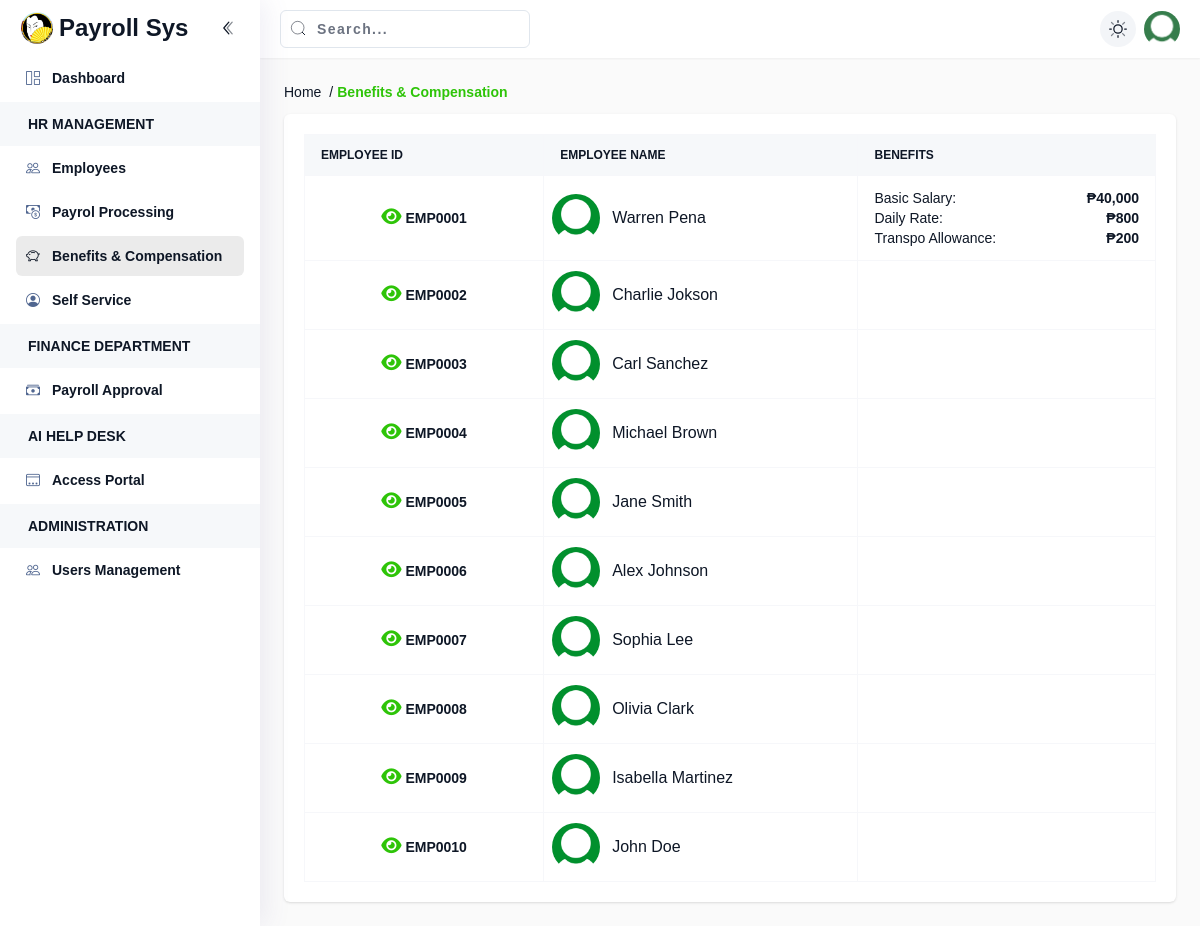
Screenshot of /benefits-compensation (signed in) with the database file from the repository.
### tables this page shows
CREATE TABLE `employees` (
  `id` int NOT NULL,
  `employee_id` char(30) NOT NULL,
  `firstname` varchar(25) DEFAULT NULL,
  `lastname` varchar(25) DEFAULT NULL,
  `profile` varchar(50) DEFAULT NULL,
  `email` varchar(50) DEFAULT NULL,
  `contact` varchar(15) DEFAULT NULL,
  `position` varchar(30) DEFAULT NULL,
  `birthdate` date DEFAULT NULL,
  `gender` varchar(10) DEFAULT NULL,
  `civil_status` varchar(10) DEFAULT NULL,
  `address` text,
  `sss` varchar(20) DEFAULT NULL,
  `tin` varchar(20) DEFAULT NULL,
  `philhealth` varchar(20) DEFAULT NULL,
  `pagibig` varchar(20) DEFAULT NULL,
  `status` varchar(25) DEFAULT NULL,
  `approved` tinyint(1) DEFAULT NULL,
  `created_at` datetime DEFAULT NULL,
  `updated_at` datetime DEFAULT NULL,
  `registered_at` datetime DEFAULT NULL
);

CREATE TABLE `benefits_compensation` (
  `id` int NOT NULL,
  `employee_id` char(30) NOT NULL,
  `type` varchar(30) NOT NULL,
  `amount` decimal(10,2) NOT NULL,
  `remark` varchar(30) NOT NULL,
  `created_at` datetime NOT NULL,
  `updated_at` datetime DEFAULT NULL,
  `updated_by` char(50) NOT NULL
);

### page/Benefits-compensation.php (called while the page is built)
<?php
    ViewPage("benefits", "list");
?>

### app/core/connection.php (called while the page is built)
<?php
return [
    "DB_HOST" => 'localhost',
    "DB_USER" => 'root',
    "DB_PASSWORD" => '',
    "DB_NAME" => 'payroll'
];

### app/core/database.php (called while the page is built, shortened)
<?php
class Database
{
	public $DB;
    private $DB_HOST;
    private $DB_USER;
    private $DB_PASSWORD;
    private $DB_NAME;
    function __construct()
    {
        $connection = include __DIR__ . '/connection.php';
        $this->DB_HOST = $connection['DB_HOST'] ?? 'localhost';
        $this->DB_USER = $connection['DB_USER'] ?? 'root';
        $this->DB_PASSWORD = $connection['DB_PASSWORD'] ?? '';
        $this->DB_NAME = $connection['DB_NAME'] ?? '';
    }
	public function DB_CONNECTION()
	{
        try{
            $this->DB = new mysqli($this->DB_HOST, $this->DB_USER, $this->DB_PASSWORD, $this->DB_NAME);
        }catch(Exception $e){
            die('
                <!DOCTYPE html>
                <html lang="en">
                    <head>
                        <meta charset="UTF-8">
                        <meta name="viewport" content="width=device-width, initial-scale=1.0">
                        <title>Application Error</title>
                        <link rel="stylesheet" href="https://cdn.jsdelivr.net/npm/bootstrap@5.3.0/dist/css/bootstrap.min.css">
                    </head>
                    <body class="min-vh-100 d-flex align-items-center">
                        <div class="container text-center">
                            <div class="row justify-content-center">
                                <div class="col-md-6">
                                    <p class="lead">Something went wrong</p>
                                    <p class="mb-1 small">We\'re sorry, but an unexpected error occurred.</p>
                                    <code>'.$e->getMessage().'</code>
                                </div>
                            </div>
                        </div>
                    </body>
                </html>
            ');
        }
	}
	public function SELECT($table, $fields = '*', $options = '')
	{
		$query = "SELECT {$fields} FROM {$table} {$options} ";
		$result = $this->DB->query($query) or die("Cannot execute SELECT command: " . $this->DB->error);
		$data = $result->fetch_all(MYSQLI_ASSOC);
		return $data;
	}
	public function SELECT_WHERE($table, $fields, $where, $options = '')
	{
		$condition = "";
		foreach ($where as $key => $value) {
			$condition .= $key . " = '" . $value . "' AND ";
		}
		$condition = substr($condition, 0, -5);
		$query = "SELECT {$fields} FROM {$table} WHERE {$condition} {$options}";
		$result = $this->DB->query($query) or die("Cannot execute SELECT_WHERE command: " . $this->DB->error);
		$data = $result->fetch_all(MYSQLI_ASSOC);
		return $data;
	}
}

### app/init.php (called while the page is built, shortened)
<?php
require_once("core/utils.php");
require_once("core/database.php");
$DB = new Database();

### app/core/utils.php (called while the page is built, shortened)
<?php
function ROUTE($path){
	return DOMAIN ."/". $path;
}
function PESO($int, $decimal = 0){
    if($decimal == 0){
        return '₱'.number_format($int);
    }else{
        return '₱'.number_format($int, $decimal);
    }
}

### page/benefits/List.php (the view, shortened to what this page needs)
<?php
    $employees = $DB->SELECT("employees", "*", "ORDER BY created_at DESC");
?>
<div class="page-content">
    <div class="panel h-full flex-col">
        <div class="table-responsive  min-h-[400px] grow overflow-y-auto sm:min-h-[300px]">
            <table id="dataTable" class="table-bordered table-hover">
                <thead class="bg-gray-50">
                    <tr>
                        <th class="uppercase text-xs">Employee ID</th>
                        <th class="uppercase text-xs">Employee Name</th>
                        <th class="uppercase text-xs">Benefits</th>
                    </tr>
                </thead>
                <tbody>
                    <?php foreach ($employees as $employee){
                        $compensation = $DB->SELECT_WHERE("benefits_compensation", "*", ["employee_id" => $employee['employee_id']]);
                    ?>
                        <tr>
                            <td class="px-6 py-4">
                                <div class="flex justify-center items-center gap-3">
                                    <a href="<?=ROUTE('benefits-compensation/details?emp_id='.$employee['employee_id'])?>" x-tooltip="Details" class="p-2">
                                        <i class="fa fa-eye text-lg text-primary"></i> <b><?=$employee['employee_id']?></b>
                                    </a>
                                </div>
                            </td>
                            <td class="p-2 lg:p-4">
                                <div class="flex flex-col sm:flex-row items-center gap-3">
                                    <div class="w-12 h-12 min-w-12 shrink-0">
                                        <img class="w-full h-full rounded-full object-cover" src="<?=DOMAIN?>/upload/profile/default.png" alt="Profile" />
                                    </div>
                                    <div class="text-sm sm:text-base text-center sm:text-left break-words max-w-[200px]">
                                        <?= $employee['firstname'] . ' ' . $employee['lastname'] ?>
                                    </div>
                                </div>
                            </td>
                            <td>
                                <?php
                                    foreach ($compensation as $other) {
                                        ?>
                                            <div class="flex justify-between">
                                                <div><?=$other['type']?>:</div>
                                                <div class="font-bold"><?=PESO($other['amount'])?></div>
                                            </div>
                                        <?php
                                    }
                                ?>
                            </td>
                        </tr>
                    <?php } ?>
                </tbody>
            </table>
        </div>
    </div>
</div>

### assets/css/app.css (style rules this page uses)
:root { --app-color-primary: none; --app-color-secondary: none; }
a { text-decoration: none !important; }

### rows the page displays
employees: employee "EMP0001", firstname "Warren", lastname "Pena"
benefits_compensation: type "Basic Salary", amount "₱40,000"
benefits_compensation: type "Daily Rate", amount "₱800"
benefits_compensation: type "Transpo Allowance", amount "₱200"
employees: employee "EMP0002", firstname "Charlie", lastname "Jokson"
employees: employee "EMP0003", firstname "Carl", lastname "Sanchez"
employees: employee "EMP0004", firstname "Michael", lastname "Brown"
employees: employee "EMP0005", firstname "Jane", lastname "Smith"
employees: employee "EMP0006", firstname "Alex", lastname "Johnson"
employees: employee "EMP0007", firstname "Sophia", lastname "Lee"
employees: employee "EMP0008", firstname "Olivia", lastname "Clark"
employees: employee "EMP0009", firstname "Isabella", lastname "Martinez"
employees: employee "EMP0010", firstname "John", lastname "Doe"

### other values shown
APP_NAME "Payroll Sys"
$title "Dashboard Employees Payrol Processing Benefits & Compensation Self Service Payroll Approval Access Portal Users Management"
$title "HR MANAGEMENT FINANCE DEPARTMENT AI HELP DESK ADMINISTRATION"
$item['label'] "Home"
$item['label'] "Benefits & Compensation"
